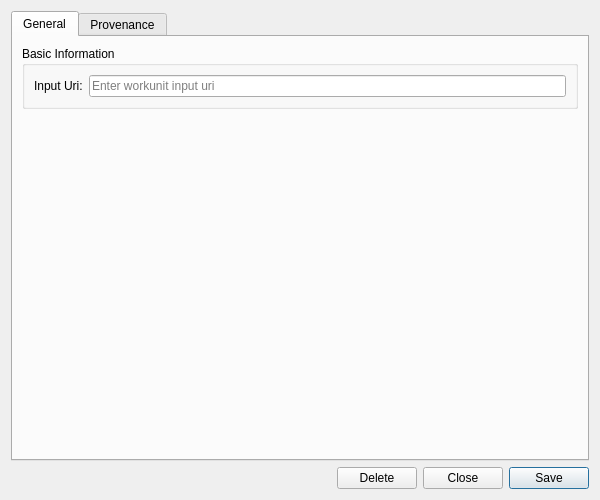
<?xml version="1.0" encoding="UTF-8"?>
<ui version="4.0">
 <class>WorkunitDetailDialog</class>
 <widget class="QWidget" name="WorkunitDetailDialog">
  <property name="geometry">
   <rect>
    <x>0</x>
    <y>0</y>
    <width>600</width>
    <height>500</height>
   </rect>
  </property>
  <property name="sizePolicy">
   <sizepolicy hsizetype="Preferred" vsizetype="Preferred">
    <horstretch>0</horstretch>
    <verstretch>0</verstretch>
   </sizepolicy>
  </property>
  <property name="minimumSize">
   <size>
    <width>600</width>
    <height>500</height>
   </size>
  </property>
  <property name="windowTitle">
   <string>Workunit Details</string>
  </property>
  <layout class="QVBoxLayout" name="verticalLayout">
   <item>
    <widget class="QTabWidget" name="tabWidget">
     <property name="currentIndex"><number>0</number></property>
     <widget class="QWidget" name="generalTab">
      <attribute name="title"><string>General</string></attribute>
      <layout class="QVBoxLayout" name="generalLayout">
       <item>
        <widget class="QGroupBox" name="basicInfoGroup">
         <property name="title">
          <string>Basic Information</string>
         </property>
         <layout class="QFormLayout" name="formLayout">
          <item row="0" column="0">
           <widget class="QLabel" name="labelInputUri">
            <property name="text">
             <string>Input Uri:</string>
            </property>
           </widget>
          </item>
          <item row="0" column="1">
           <widget class="QLineEdit" name="codeEdit">
            <property name="placeholderText">
             <string>Enter workunit input uri</string>
            </property>
            <property name="readOnly">
             <bool>true</bool>
            </property>
           </widget>
          </item>
         </layout>
        </widget>
       </item>
       <item>
        <spacer name="verticalSpacer">
         <property name="orientation">
          <enum>Qt::Vertical</enum>
         </property>
         <property name="sizeHint" stdset="0">
          <size>
           <width>20</width>
           <height>40</height>
          </size>
         </property>
        </spacer>
       </item>
      </layout>
     </widget>
     <widget class="QWidget" name="provenanceTab">
      <attribute name="title"><string>Provenance</string></attribute>
      <layout class="QVBoxLayout" name="provenanceTabLayout">
       <item>
        <widget class="ores::qt::ProvenanceWidget" name="provenanceWidget" native="true"/>
       </item>
      </layout>
     </widget>
    </widget>
   </item>
   <item>
    <layout class="QHBoxLayout" name="buttonLayout">
     <item>
      <spacer name="horizontalSpacer">
       <property name="orientation">
        <enum>Qt::Horizontal</enum>
       </property>
       <property name="sizeHint" stdset="0">
        <size>
         <width>40</width>
         <height>20</height>
        </size>
       </property>
      </spacer>
     </item>
     <item>
      <widget class="QPushButton" name="deleteButton">
       <property name="text">
        <string>Delete</string>
       </property>
      </widget>
     </item>
     <item>
      <widget class="QPushButton" name="closeButton">
       <property name="text">
        <string>Close</string>
       </property>
      </widget>
     </item>
     <item>
      <widget class="QPushButton" name="saveButton">
       <property name="text">
        <string>Save</string>
       </property>
       <property name="default">
        <bool>true</bool>
       </property>
      </widget>
     </item>
    </layout>
   </item>
  </layout>
 </widget>
 <customwidgets>
  <customwidget>
   <class>ores::qt::ProvenanceWidget</class>
   <extends>QWidget</extends>
   <header>ores.qt/ProvenanceWidget.hpp</header>
  </customwidget>
 </customwidgets>
 <resources/>
 <connections/>
</ui>
